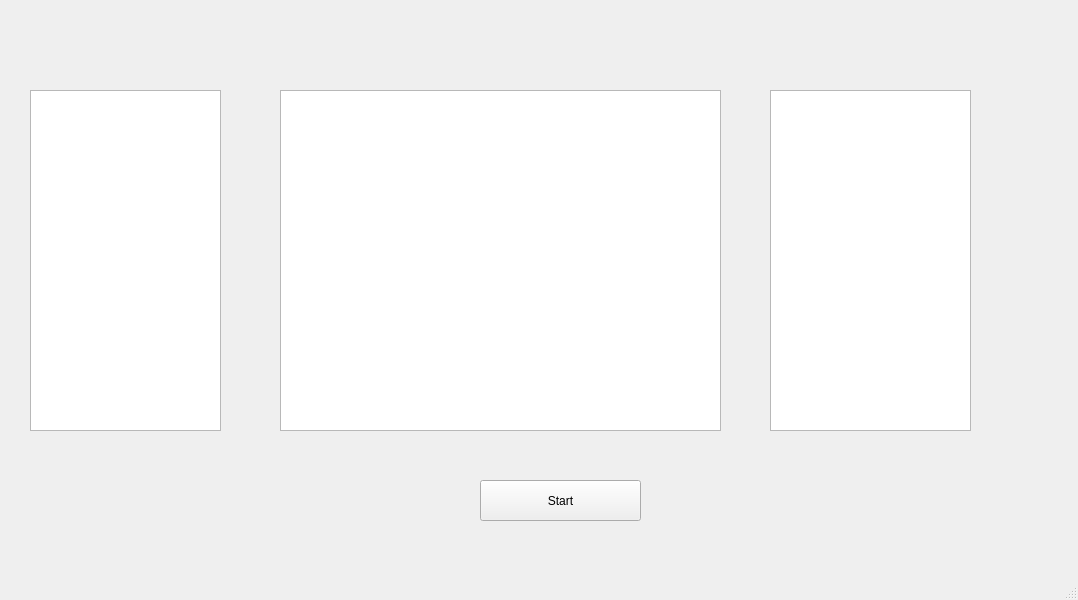
<?xml version="1.0" encoding="UTF-8"?>
<ui version="4.0">
 <class>MainWindow</class>
 <widget class="QMainWindow" name="MainWindow">
  <property name="geometry">
   <rect>
    <x>0</x>
    <y>0</y>
    <width>1078</width>
    <height>600</height>
   </rect>
  </property>
  <property name="windowTitle">
   <string>MainWindow</string>
  </property>
  <widget class="QWidget" name="centralwidget">
   <widget class="QListWidget" name="typeSelecter">
    <property name="geometry">
     <rect>
      <x>30</x>
      <y>90</y>
      <width>191</width>
      <height>341</height>
     </rect>
    </property>
   </widget>
   <widget class="QTableWidget" name="tableWidget">
    <property name="geometry">
     <rect>
      <x>280</x>
      <y>90</y>
      <width>441</width>
      <height>341</height>
     </rect>
    </property>
   </widget>
   <widget class="QLabel" name="label">
    <property name="geometry">
     <rect>
      <x>290</x>
      <y>440</y>
      <width>421</width>
      <height>21</height>
     </rect>
    </property>
    <property name="text">
     <string/>
    </property>
   </widget>
   <widget class="QTableWidget" name="tableWidget_2">
    <property name="geometry">
     <rect>
      <x>770</x>
      <y>90</y>
      <width>201</width>
      <height>341</height>
     </rect>
    </property>
   </widget>
   <widget class="QLabel" name="label_2">
    <property name="geometry">
     <rect>
      <x>790</x>
      <y>440</y>
      <width>171</width>
      <height>21</height>
     </rect>
    </property>
    <property name="text">
     <string/>
    </property>
   </widget>
   <widget class="QPushButton" name="pushButton">
    <property name="geometry">
     <rect>
      <x>480</x>
      <y>480</y>
      <width>161</width>
      <height>41</height>
     </rect>
    </property>
    <property name="text">
     <string>Start</string>
    </property>
   </widget>
  </widget>
  <widget class="QMenuBar" name="menubar">
   <property name="geometry">
    <rect>
     <x>0</x>
     <y>0</y>
     <width>1078</width>
     <height>20</height>
    </rect>
   </property>
  </widget>
  <widget class="QStatusBar" name="statusbar"/>
 </widget>
 <resources/>
 <connections/>
</ui>
